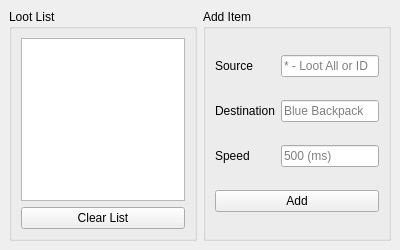
<?xml version="1.0" encoding="UTF-8"?>
<ui version="4.0">
 <class>Looting_View</class>
 <widget class="QMainWindow" name="Looting_View">
  <property name="geometry">
   <rect>
    <x>0</x>
    <y>0</y>
    <width>400</width>
    <height>250</height>
   </rect>
  </property>
  <property name="sizePolicy">
   <sizepolicy hsizetype="Ignored" vsizetype="Ignored">
    <horstretch>0</horstretch>
    <verstretch>0</verstretch>
   </sizepolicy>
  </property>
  <property name="minimumSize">
   <size>
    <width>400</width>
    <height>250</height>
   </size>
  </property>
  <property name="maximumSize">
   <size>
    <width>400</width>
    <height>250</height>
   </size>
  </property>
  <property name="windowTitle">
   <string>Looting</string>
  </property>
  <widget class="QWidget" name="centralwidget">
   <property name="sizePolicy">
    <sizepolicy hsizetype="Ignored" vsizetype="Ignored">
     <horstretch>0</horstretch>
     <verstretch>0</verstretch>
    </sizepolicy>
   </property>
   <property name="maximumSize">
    <size>
     <width>400</width>
     <height>250</height>
    </size>
   </property>
   <layout class="QHBoxLayout" name="horizontalLayout">
    <item>
     <widget class="QGroupBox" name="groupBox">
      <property name="sizePolicy">
       <sizepolicy hsizetype="Fixed" vsizetype="Minimum">
        <horstretch>0</horstretch>
        <verstretch>0</verstretch>
       </sizepolicy>
      </property>
      <property name="title">
       <string>Loot List</string>
      </property>
      <layout class="QVBoxLayout" name="verticalLayout">
       <item>
        <widget class="QTableWidget" name="loot_tableWidget"/>
       </item>
       <item>
        <widget class="QPushButton" name="clear_pushButton">
         <property name="text">
          <string>Clear List</string>
         </property>
        </widget>
       </item>
      </layout>
     </widget>
    </item>
    <item>
     <widget class="QGroupBox" name="groupBox_2">
      <property name="sizePolicy">
       <sizepolicy hsizetype="Fixed" vsizetype="Preferred">
        <horstretch>0</horstretch>
        <verstretch>0</verstretch>
       </sizepolicy>
      </property>
      <property name="title">
       <string>Add Item</string>
      </property>
      <layout class="QGridLayout" name="gridLayout_3">
       <item row="1" column="0">
        <widget class="QLabel" name="label_4">
         <property name="text">
          <string>Destination</string>
         </property>
         <property name="buddy">
          <cstring>dest_lineEdit</cstring>
         </property>
        </widget>
       </item>
       <item row="0" column="1">
        <widget class="QLineEdit" name="source_lineEdit">
         <property name="placeholderText">
          <string>* - Loot All or ID</string>
         </property>
        </widget>
       </item>
       <item row="2" column="0">
        <widget class="QLabel" name="label_2">
         <property name="sizePolicy">
          <sizepolicy hsizetype="Preferred" vsizetype="Fixed">
           <horstretch>0</horstretch>
           <verstretch>0</verstretch>
          </sizepolicy>
         </property>
         <property name="text">
          <string>Speed</string>
         </property>
         <property name="buddy">
          <cstring>speedlineEdit</cstring>
         </property>
        </widget>
       </item>
       <item row="0" column="0">
        <widget class="QLabel" name="label_3">
         <property name="text">
          <string>Source</string>
         </property>
         <property name="buddy">
          <cstring>source_lineEdit</cstring>
         </property>
        </widget>
       </item>
       <item row="3" column="0" colspan="2">
        <widget class="QPushButton" name="add_pushButton">
         <property name="text">
          <string>Add</string>
         </property>
        </widget>
       </item>
       <item row="1" column="1">
        <widget class="QLineEdit" name="dest_lineEdit">
         <property name="placeholderText">
          <string>Blue Backpack</string>
         </property>
        </widget>
       </item>
       <item row="2" column="1">
        <widget class="QLineEdit" name="speedlineEdit">
         <property name="maxLength">
          <number>4</number>
         </property>
         <property name="placeholderText">
          <string>500 (ms)</string>
         </property>
        </widget>
       </item>
      </layout>
     </widget>
    </item>
   </layout>
  </widget>
 </widget>
 <resources/>
 <connections/>
</ui>
